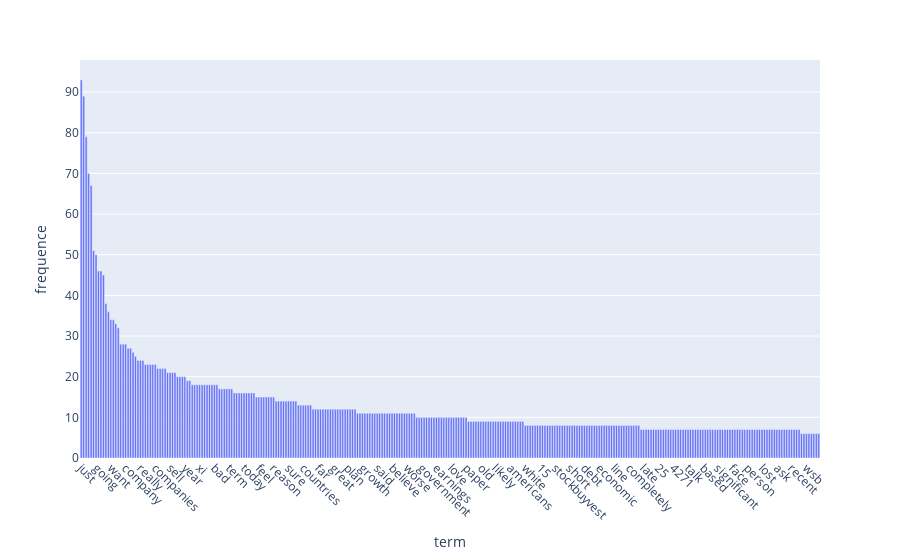

Notebook code cell kept with this figure:
### Code cell
term_frequencies = np.asarray(df_counts.sum(axis=0))[0]
top_idx=np.argsort(-term_frequencies )[:300]

draw_to=pd.DataFrame({"term":count_vect.get_feature_names_out()[top_idx],
                  "frequence":term_frequencies[top_idx]})
g=px.bar(draw_to,x="term",y="frequence")
g.update_traces(textposition="outside")
g.update_layout(xaxis_tickangle=45)
g.show()

### Figure 1 — Plotly figure (JSON) as saved in the notebook; plotly's stock layout.template omitted (floating-point values rounded to 4 significant figures; data arrays with more than 128 entries replaced by an {"elided": "..."} marker saying what was removed)
{"data": [{"hovertemplate": "term=%{x}<br>frequence=%{y}<extra></extra>", "legendgroup": "", "marker": {"color": "#636efa", "pattern": {"shape": ""}}, "name": "", "orientation": "v", "showlegend": false, "textposition": "outside", "type": "bar", "x": {"elided": "300 str values"}, "xaxis": "x", "y": {"elided": "300 int values"}, "yaxis": "y"}], "layout": {"barmode": "relative", "legend": {"tracegroupgap": 0}, "margin": {"t": 60}, "xaxis": {"anchor": "y", "domain": [0, 1], "tickangle": 45, "title": {"text": "term"}}, "yaxis": {"anchor": "x", "domain": [0, 1], "title": {"text": "frequence"}}}}
